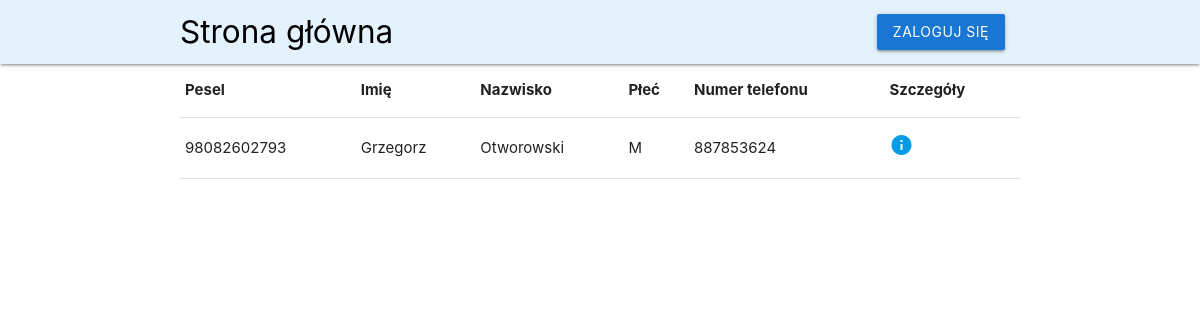
Page /list/ on the committed database.
### pacjenci/models.py (models this page shows, shortened)
class Patient(models.Model):
    class Meta:
        verbose_name_plural = "Patients"
    SEX_CHOICES = (
        ('M', 'Male'),
        ('F', 'Female')
    )
    pesel = models.CharField(max_length=11, primary_key=True)
    first_name = models.CharField(max_length=20)
    surname = models.CharField(max_length=30)
    birthdate = models.DateField()
    sex = models.CharField(max_length=1, choices=SEX_CHOICES)
    phone_no = models.CharField(max_length=15, blank=True)
    street_name = models.CharField(max_length=20, blank=True)
    house_no = models.IntegerField(blank=True)
    flat_no = models.IntegerField(blank=True)
    postal_code = models.CharField(max_length=6, blank=True)
    city = models.CharField(max_length=20, blank=True)
    description = models.TextField(blank=True)
    dicom_location = models.TextField(blank=True)

### pacjenci/views.py (the view)
# urls.py: path('list/', patient_list, name='patient_list'),
def patient_list(request):
    patients = Patient.objects.all()
    data = {
        'patients' : patients
    }
    return render(request, 'patient_list.html', data)

### pacjenci/templates/patient_list.html
{% extends 'main.html' %}
{% block patient %}
<table class="highlight">
    <thead>
        <tr>
            <th>Pesel</th>
            <th>Imię</th>
            <th>Nazwisko</th>
            <th>Płeć</th>
            <th>Numer telefonu</th>
            <th>Szczegóły</th>
        </tr>
    </thead>
    <tbody>
        {% for patient in patients %}
        <tr>
            <td>{{patient.pesel}}</td>
            <td>{{patient.first_name}}</td>
            <td>{{patient.surname}}</td>
            <td>{{patient.sex}}</td>
            <td>{{patient.phone_no}}</td>
            <td> <a href="/patient/{{patient.pesel}}/"><i class="material-icons">info</i></a></td>
        </tr>
        {% endfor %}
    </tbody>
</table>
{% endblock patient %}

### rows in the picture
Patient: pesel "98082602793", first_name "Grzegorz", surname "Otworowski", sex "M", phone_no "887853624"
